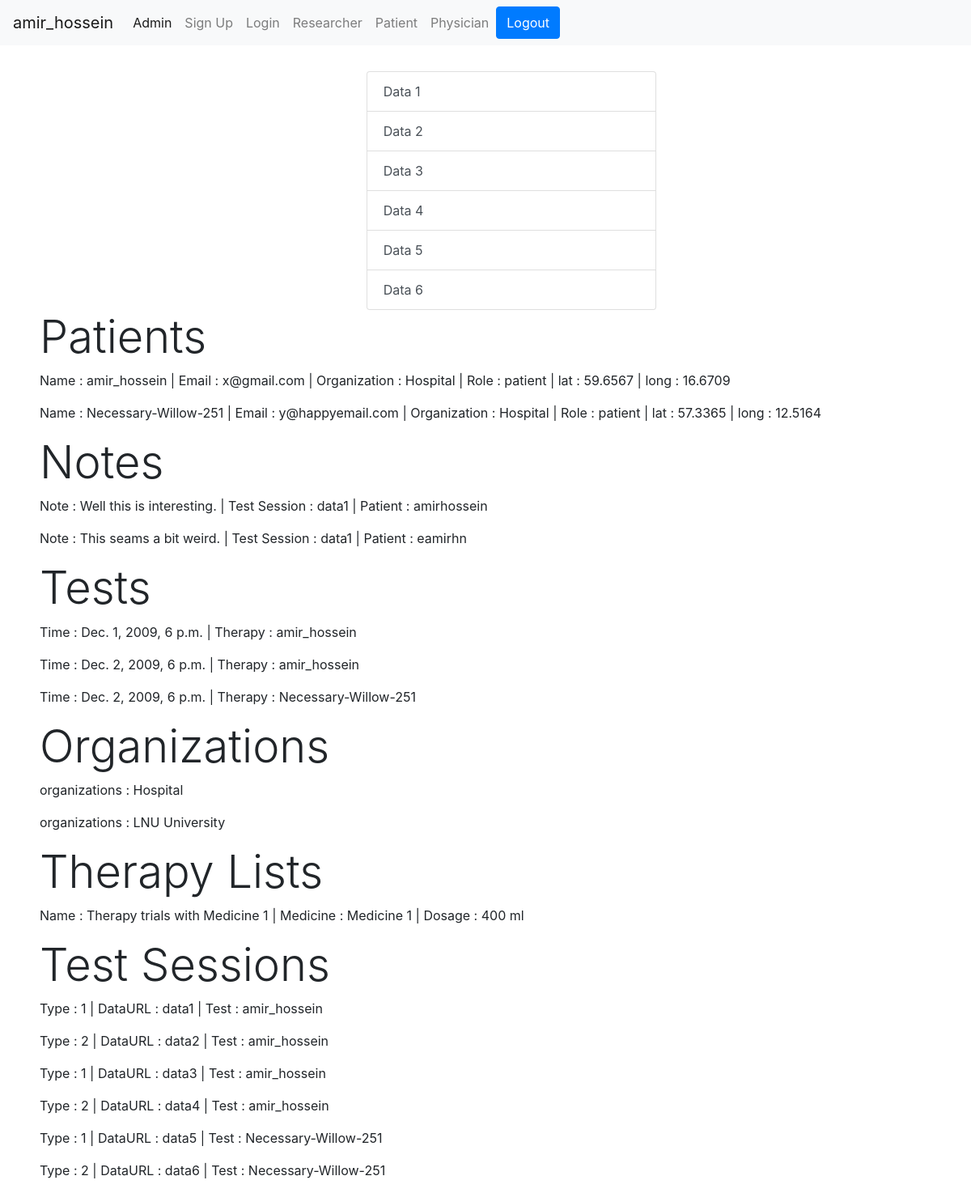
The app's page /physician/ (signed in) with its own data.
### authenticate/models.py (models this page shows, shortened)
class User(models.Model):
    User = models.ForeignKey(User, on_delete=models.CASCADE,null=False)
    userID = models.IntegerField(primary_key=True,null=False)
    Role_IDrole = models.ForeignKey(
        Role, on_delete=models.CASCADE,null=False)
    Organization = models.ForeignKey(
        Organization, on_delete=models.CASCADE, null=False)
    email = models.EmailField(max_length=255)
    lat = models.FloatField(default=None,null=True,blank=True)
    long = models.FloatField(default=None,null=True,blank=True)
    provider = models.CharField(max_length=20,null=True,blank=True)

class Organization(models.Model):
    organizationID = models.IntegerField(primary_key=True,null=False)
    name = models.CharField(max_length=255,null = False)
    def __str__(self):
        return self.name

class Role(models.Model):
    roleID = models.IntegerField(primary_key=True,null=False)
    name = models.CharField(max_length=45,null = False)
    type = models.CharField(max_length=45,null = False)
    def __str__(self):
        return self.name

class Note(models.Model):
    noteID = models.IntegerField(primary_key=True,null=False)
    note = models.TextField()
    Test_Session_IDtest_session = models.ForeignKey(
    Test_Session, on_delete=models.CASCADE, blank=True, null=False)
    User_IDmed = models.ForeignKey(
    User, on_delete=models.CASCADE, blank=True, null=False)

class Test_Session(models.Model):
    test_SessionID = models.IntegerField(primary_key=True,null=False)
    test_type = models.IntegerField(null=False)
    DataURL = models.CharField(max_length=255,null = False)
    Test_IDtest = models.ForeignKey(
    Test, on_delete=models.CASCADE, blank=True, null=False)
    def __str__(self):
        return self.DataURL

class Test(models.Model):
    testID = models.IntegerField(primary_key=True,null=False)
    dateTime = models.DateTimeField(null=False)
    Therapy_IDtherapy = models.ForeignKey(
    Therapy, on_delete=models.CASCADE, blank=True, null=False)

class Therapy(models.Model):
    therapyID = models.IntegerField(primary_key=True,null=False)
    User_IDpatient = models.ForeignKey(
    User, on_delete=models.CASCADE, blank=True, null=False)
    User_IDmed = models.IntegerField(null=True)
    TherapyList_IDtherapylist = models.ForeignKey(
    Therapy_List, on_delete=models.CASCADE, blank=True, null=False)

class Therapy_List(models.Model):
    therapy_listID = models.IntegerField(primary_key=True,null=False)
    name = models.CharField(max_length=45,null = False)
    Medicine_IDmedicine = models.ForeignKey(
    Medicine, on_delete=models.CASCADE, blank=True, null=False)
    Dosage = models.CharField(max_length=45,null=False)

class Medicine(models.Model):
    medicineID = models.IntegerField(primary_key=True,null=False)
    name = models.CharField(max_length=45,null = False)
    def __str__(self):
        return self.name

### authenticate/views.py (the view)
# urls.py: path('physician/',physicianView,name='physician'),
def physicianView(request):
    context = User.objects.filter(Role_IDrole=1)
    arg = {'users':context,
    'note':Note.objects.all(),
    'tests':Test.objects.all(),
    'organization':Organization.objects.all(),
    'therapy_list':Therapy_List.objects.all(),
    'test_session':Test_Session.objects.all()}
    return render(request, 'authenticate/physician.html',arg)

### authenticate/templates/authenticate/physician.html (shortened to what this page needs)
{% extends 'homePage.html' %}
{%load static%}
{% load crispy_forms_tags %}
{% load socialaccount %}
{% block body %}
<div  class="container-md margin-c" >
    <div class="test row align-items-center row-cols-1">
        <div  class=" col-4 center-things">
            <div class="list-group">
                <a href="{% static 'data1.txt' %}" class="list-group-item list-group-item-action">Data 1</a>
                <a href="{% static 'data2.txt' %}" class="list-group-item list-group-item-action">Data 2</a>
                <a href="{% static 'data3.txt' %}" class="list-group-item list-group-item-action">Data 3</a>
                <a href="{% static 'data4.txt' %}" class="list-group-item list-group-item-action">Data 4</a>
                <a href="{% static 'data5.txt' %}" class="list-group-item list-group-item-action">Data 5</a>
                <a href="{% static 'data6.txt' %}" class="list-group-item list-group-item-action">Data 6</a>
            </div>
        </div>
    </div>
    <div class="row row-cols-1">
        <h1 class="display-4">Patients</h1>
    </div>
        {% for user in users %}
        <div class="row">
            <p>Name : {{user.User}} | Email : {{user.email}} | Organization : {{user.Organization}} | Role : {{user.Role_IDrole}} | lat : {{user.lat}} | long : {{user.long}}</p>
        </div>
        {%endfor%}
        <div class="row row-cols-1">
            <h1 class="display-4">Notes</h1>
        </div>
        {% for o in note %}
        <div class="row">
            <p>Note : {{o.note}} | Test Session : {{o.Test_Session_IDtest_session}} | Patient : {{o.User_IDmed}}</p>
        </div>
        {%endfor%}
        <div class="row row-cols-1">
            <h1 class="display-4">Tests</h1>
        </div>
        {% for o in tests %}
        <div class="row">
            <p>Time : {{o.dateTime}} | Therapy : {{o.Therapy_IDtherapy.User_IDpatient}}</p>
        </div>
        {%endfor%}
        <div class="row row-cols-1">
            <h1 class="display-4">Organizations</h1>
        </div>
        {% for o in organization %}
        <div class="row">
            <p>organizations : {{o.name}}</p>
        </div>
        {%endfor%}
        <div class="row row-cols-1">
            <h1 class="display-4">Therapy Lists</h1>
        </div>
        {% for o in therapy_list %}
        <div class="row">
            <p>Name : {{o.name}} | Medicine : {{o.Medicine_IDmedicine}} | Dosage : {{o.Dosage}}</p>
        </div>
        {%endfor%}
        <div class="row row-cols-1">
            <h1 class="display-4">Test Sessions</h1>
        </div>
        {% for o in test_session %}
        <div class="row">
            <p>Type : {{o.test_type}} | DataURL : {{o.DataURL}} | Test : {{o.Test_IDtest.Therapy_IDtherapy.User_IDpatient}}</p>
        </div>
        {%endfor%}
</div>
{% endblock body %}

### authenticate/templates/homePage.html (shortened to what this page needs)
<!DOCTYPE html>
<html>
    <head>
        {%load static%}
        <link rel="stylesheet" href="">
        <link rel="stylesheet" href="https://cdn.jsdelivr.net/npm/bootstrap@4.1.3/dist/css/bootstrap.min.css">
        <link rel="stylesheet" href="{% static 'style.css' %}">
    </head>
    <body>
        <nav class="navbar navbar-expand-lg navbar-light bg-light">
            <a class="navbar-brand" href="{% url 'home' %}"> {%if user.is_authenticated%}{{user.username}}{%else%}Home{%endif%}</a>
            <div class="collapse navbar-collapse" id="navbarNavAltMarkup">
              <div class="navbar-nav">
                <a class="nav-item nav-link active" href="/admin/">Admin <span class="sr-only">(current)</span></a>
                <a class="nav-item nav-link" href="{% url 'signUp' %}">Sign Up</a>
                <a class="nav-item nav-link" href="{% url 'login' %}">Login</a>
                {%if user.is_authenticated%}
                <a class="nav-item nav-link" href="{% url 'researcher' %}">Researcher</a>
                <a class="nav-item nav-link" href="{% url 'patient' %}">Patient</a>
                <a class="nav-item nav-link" href="{% url 'physician' %}">Physician</a>
                  <form class="row " action="{% url 'logOut' %}" method="POST">
                    <button class="btn btn-primary nav-item log-out-btn" type="submit">Logout</button>
                  </form>
                {%endif%}
              </div>
            </div>
          </nav>
          {% block body %}{% endblock body %}
    </body>
</html>

### authenticate/static/style.css (style rules this page uses)
.log-out-btn { margin-left: 1rem; }
.center-things { margin-left: auto; margin-right: auto; }

### authenticate/templates/authenticate/physician.html (style rules this page uses)
.test { display:flex; margin-top:2rem; justify-content:center; align-items:center; }
.margin-c { display:flex; flex-direction:column; margin-left:4rem; }

### records on screen
User: User "amir_hossein", email "x@gmail.com", Organization "Hospital", Role_IDrole "patient", lat "59.6567", long "16.6709"
User: User "Necessary-Willow-251", email "y@happyemail.com", Organization "Hospital", Role_IDrole "patient", lat "57.3365", long "12.5164"
Note: note "Well this is interesting.", Test_Session_IDtest_session "data1", User_IDmed "amirhossein"
Note: note "This seams a bit weird.", Test_Session_IDtest_session "data1", User_IDmed "eamirhn"
Test: dateTime "Dec. 1, 2009, 6 p.m.", Therapy_IDtherapy.User_IDpatient "amir_hossein"
Test: dateTime "Dec. 2, 2009, 6 p.m.", Therapy_IDtherapy.User_IDpatient "amir_hossein"
Test: dateTime "Dec. 2, 2009, 6 p.m.", Therapy_IDtherapy.User_IDpatient "Necessary-Willow-251"
Organization: name "Hospital"
Organization: name "LNU University"
Therapy_List: name "Therapy trials with Medicine 1", Medicine_IDmedicine "Medicine 1", Dosage "400 ml"
Test_Session: test_type "1", DataURL "data1", Test_IDtest.Therapy_IDtherapy.User_IDpatient "amir_hossein"
Test_Session: test_type "2", DataURL "data2", Test_IDtest.Therapy_IDtherapy.User_IDpatient "amir_hossein"
Test_Session: test_type "1", DataURL "data3", Test_IDtest.Therapy_IDtherapy.User_IDpatient "amir_hossein"
Test_Session: test_type "2", DataURL "data4", Test_IDtest.Therapy_IDtherapy.User_IDpatient "amir_hossein"
Test_Session: test_type "1", DataURL "data5", Test_IDtest.Therapy_IDtherapy.User_IDpatient "Necessary-Willow-251"
Test_Session: test_type "2", DataURL "data6", Test_IDtest.Therapy_IDtherapy.User_IDpatient "Necessary-Willow-251"

### other values on screen
{{ user.username }} "amir_hossein"
